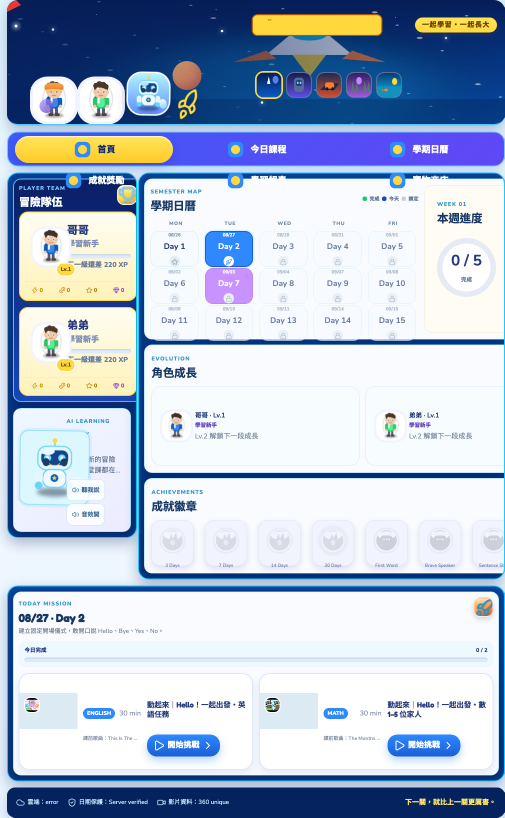
#> input picture qa/screenshots/v5/v5-1024x768.png, 1009 x 1635 px, given in place of home-3d.webp, which was not available (shown at 1/2 size)
$ python generate_v51_runtime_derivatives.py
#> lines starting #> are read from the running program, lines starting #| are printed output that depends on the picture; pictures that were not available may be replaced by others from this repository, and a replacement may not be noted
#!/usr/bin/env python3
"""Generate small V5.1 runtime derivatives without replacing archival masters."""

from pathlib import Path

from PIL import Image


ROOT = Path(__file__).resolve().parents[1]
V5 = ROOT / "public" / "assets" / "v5"


def resize(source: Path, target: Path, size: tuple[int, int], quality: int = 82) -> None:
#> called with size = (96, 96), quality = 84
    with Image.open(source) as image:
#> image is the input picture: PIL image 1009x1635 RGB; mean R, G, B 177.7, 191.5, 212.5
        rgba = image.convert("RGBA")
        rgba.thumbnail(size, Image.Resampling.LANCZOS)
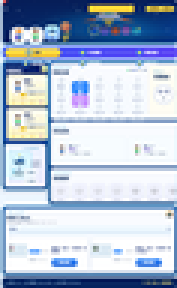
#> rgba: PIL image 59x96 RGBA (shown 3 times larger); mean R, G, B, A 176.9, 190.9, 211.9, 255
        canvas = Image.new("RGBA", size, (0, 0, 0, 0))
#> canvas: PIL image 96x96 RGBA; every value is 0
        canvas.alpha_composite(rgba, ((size[0] - rgba.width) // 2, (size[1] - rgba.height) // 2))
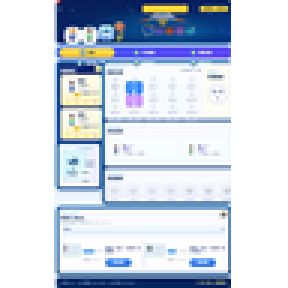
#> canvas: PIL image 96x96 RGBA (shown 3 times larger); mean R, G, B, A 108.7, 117.3, 130.2, 156.7; transparent parts drawn white
        target.parent.mkdir(parents=True, exist_ok=True)
        canvas.save(target, "WEBP", quality=quality, method=6)
#> (the run stopped early here; a loop or call above may not have finished)

$ run again, on qa/screenshots/v5/v5-390x844.png
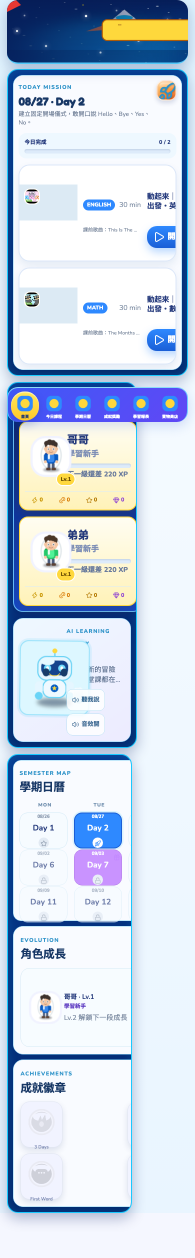
#> input picture qa/screenshots/v5/v5-390x844.png, 390 x 2516 px, given in place of home-3d.webp, which was not available (shown at 1/2 size)
#> in resize, image is the input picture: PIL image 390x2516 RGB; mean R, G, B 202.4, 215, 230.3
#> in resize, `canvas.alpha_composite(rgba, ((size[0] - rgba.width) // 2, (size[1] - ..`:
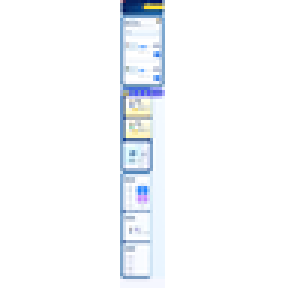
#> canvas: PIL image 96x96 RGBA (shown 3 times larger); mean R, G, B, A 31.3, 33.4, 35.8, 39.8; transparent parts drawn white
